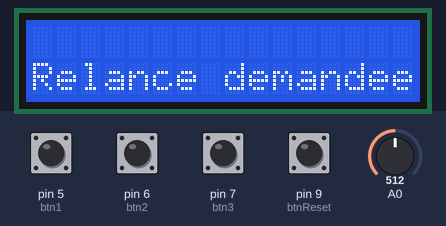
Bench run of a sketch on a simulated Arduino Uno, built with avr-gcc and run on an emulated ATmega328P. Shown: 16×2 character LCD. The inputs (shaded band) are chosen by the test bench; at power-on: pin 5 (btn1), pin 6 (btn2), pin 7 (btn3) HIGH, pin 9 (btnReset) LOW, A0 = 512. Random numbers use the default seed unless the sketch sets one; what the sketch prints to the serial monitor is not drawn.

Above: at 1.2 s.
1.3 s: pin 7 (btn3) pulled LOW for 1.65 s
At 2.8 s:
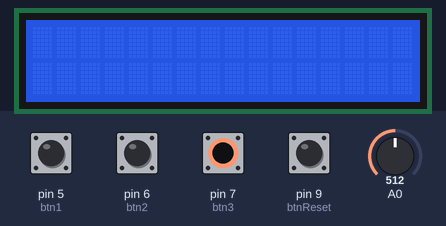
4.4 s: A0 set to 306
9.2 s: pin 5 (btn1) pulled LOW for 1.65 s
15.6 s: A0 set to 122
20.4 s: pin 6 (btn2) pulled LOW for 1.65 s
23.5 s: pin 5 (btn1) driven LOW and pin 6 (btn2) driven LOW
Timing chart, 0 to 26.5 s (numbered marks = the images above; inputs shaded):
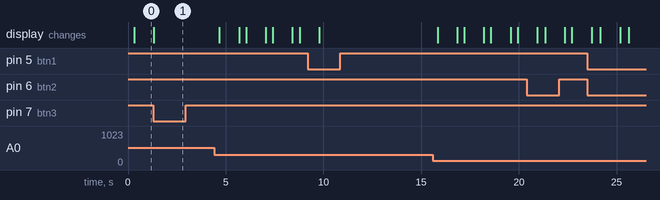

The sketch:

decompteAvecBoutonsTemoinJeuResetLCD.ino
```cpp
#include "Timer.h"

#include <Wire.h>
#include <LiquidCrystal_I2C.h>

////////////////////////////////
// Variables de l ecran LCD 16 colonnes x 2 lignes - debut
LiquidCrystal_I2C lcd(0x27,16,2);

// Variables de l ecran LCD 16 colonnes x 2 lignes - fin

////////////////////////////////
// Variables timer - debut
Timer t; // Définition de l'objet timer

int debutTimer = 0;
int tempsDeJeu = 10;
int tempsRestant;
int stopTimer = 0;

// Variables timer - fin

////////////////////////////////
// Variable Jeu - debut
int debutJeu = 0;
int stopJeu = 0;
long nbrAleatoire;
int nombreBoutons = 3;
long btnInitial;
int btnAllume;
int nombreDePointsJoues = 0;
int nombreDePointsGagnes = 0;
int nombreDePointsPerdus = 0;
int nombreDePointsTentes = 0;
int tableauPointProposes[100];
int tableauPointTentes[100];
int indexTableauPointProposes;
int indexTableauPointTentes ;

// Variable Jeu - fin

////////////////////////////////
//
int btn1Appuye = 0;
int btn2Appuye = 0;
int btn3Appuye = 0;
int btnResetAppuye = 0;

////////////////////////////////
// Définition des entrée/sorties - debut
// Declaration des bornes de led
int led1 = 2;
int led2 = 3;
int led3 = 4;
int ledTemoinJeu = 8;

// Declaration des bornes de btn
int btn1 = 5;
int btn2 = 6;
int btn3 = 7;
int btnReset = 9;

// Définition des entrée/sorties - fin

////////////////////////////////
// Init
void setup()
{
  Serial.begin(9600);
  t.every(1000, envoiDecompte); // et celle-ci qui appelle la fonction 'envoi' toutes les secondes
  tempsRestant = tempsDeJeu;
  lcd.init();
  lcd.backlight();
}


void loop()
{
  t.update();
  if(debutTimer==0){
    Serial.println("Début du decompte");
    debutTimer++;
    //Initialisation de random
    choixNouveauBouton();
    allumerLedTemoinDeJeu();

  }

  // Si il reste du temps
  if(tempsRestant>0){

    lectureDesBoutons();

  }
  // Si il ne reste plus de temps
  else{
    if(stopTimer!=1){
    Serial.println("fin du decompte");
    eteindreLedTemoinDeJeu();
    afficherNombreDePointsJoues();
    afficherNombreDePointsGagnes();
    afficherNombreDePointsPerdus();
    afficherNombreDePointsTentes();
    affichierSuitePointsJoues();
    affichierSuitePointsTentes();
    String ligneUne = "J";
    ligneUne.concat(nombreDePointsJoues);
    ligneUne.concat("/");
    ligneUne.concat("G");
    ligneUne.concat(nombreDePointsGagnes);
    ligneUne.concat("/");
    ligneUne.concat("P");
    ligneUne.concat(nombreDePointsPerdus);
    ligneUne.concat("/");
    ligneUne.concat("T");
    ligneUne.concat(nombreDePointsTentes);
    //ligneUne.concat("/");
    afficheLCDLigne1(ligneUne);
    Serial.print(ligneUne);
    stopTimer = 1;

    }
    if(stopTimer==1){
      lectureDuBoutonReset();
    }
  }
}

// Lecture des boutons
void lectureDesBoutons(){

    //Lecture du bouton 1
    btn1Appuye=digitalRead(btn1);
    //Serial.print("valeur du bouton 1: ");
    //Serial.println(btn1Appuye);
    if(btn1Appuye==0)
    {
      verifierBouton(1);
    }

    //Lecture du bouton 2
    btn2Appuye=digitalRead(btn2);
    //Serial.print("valeur du bouton 2: ");
    //Serial.println(btn1Appuye);

    if(btn2Appuye==0)
    {
      verifierBouton(2);
    }

    //Lecture du bouton 3
    btn3Appuye=digitalRead(btn3);
    //Serial.print("valeur du bouton 3: ");
    //Serial.println(btn1Appuye);

    if(btn3Appuye==0)
    {
      verifierBouton(3);
    }
    //Serial.print("Bouton allumé global : ");
    //Serial.println(btnAllume);

    //Lecture du bouton RESET
    btnResetAppuye=digitalRead(btnReset);
    //Serial.print("valeur du bouton RESET: ");
    //Serial.println(btnResetAppuye);

    if(btnResetAppuye==0)
    {
      RelancePartie();
    }
}

// Lecture du boutons reset
void lectureDuBoutonReset(){

    //Lecture du bouton RESET
    btnResetAppuye=digitalRead(btnReset);

    if(btnResetAppuye==0)
    {
      RelancePartie();
    }
}


// Choix d'un nouveau bouton à allumer
void choixNouveauBouton(){
    //Initialisation de random
    randomSeed(analogRead(0));
    int btnSuivant = nombreAleatoire();
    Serial.print("Nouveau nombre aleatoire : ");
    Serial.println(btnSuivant);
    //On verifie que le bouton suivant soit différent du précédant
    btnSuivant = verifierBoutonSuivantDifferentDuBoutonPrecedent(btnSuivant);
    allumerLed(btnSuivant);
    btnAllume = btnSuivant;
    incrementePointsJoues();
    stockPointsProposes();
}

// Vérification que le bouton suivant soit différent du précédant
int verifierBoutonSuivantDifferentDuBoutonPrecedent(int boutonSuivant){
      indexTableauPointProposes = nombreDePointsJoues -1;
      Serial.print("indexTableauPointProposes : ");
      Serial.println(indexTableauPointProposes);
      int btnPrecedant = tableauPointProposes[indexTableauPointProposes];
      Serial.print("Bouton precedant était : ");
      Serial.println(btnPrecedant);

      while (btnPrecedant == boutonSuivant){
        Serial.print("Bouton suivant avant relance : ");
        Serial.println(boutonSuivant);
        randomSeed(analogRead(0));
        boutonSuivant = nombreAleatoire();
        Serial.print("Bouton suivant apres relance : ");
        Serial.println(boutonSuivant);
      }
      Serial.print("Nouveau bouton different du precedant : ");
        Serial.println(boutonSuivant);
      return boutonSuivant;
}

// Fonction qui allume la LED n°ledAAllumer
void allumerLed(int ledAAllumer){
  if(ledAAllumer==1){
    digitalWrite(led1,HIGH);
  }
  else
  {digitalWrite(led1,LOW);}

  if(ledAAllumer==2){
    digitalWrite(led2,HIGH);
  }
  else
  {digitalWrite(led2,LOW);}

  if(ledAAllumer==3){
    digitalWrite(led3,HIGH);
  }
  else
  {digitalWrite(led3,LOW);}
}

// Fonction qui eteind la LED n°ledAEteindre
void eteindreLed(int ledAEteindre){
  if(ledAEteindre==1){
    digitalWrite(led1,LOW);
  }

  if(ledAEteindre==2){
    digitalWrite(led2,LOW);
  }

  if(ledAEteindre==3){
    digitalWrite(led3,LOW);
  }
}

// Fonction qui allume la LED temoin de jeu
void allumerLedTemoinDeJeu(){

    digitalWrite(ledTemoinJeu,HIGH);

}

// Fonction qui eteind la LED temoin de jeu
void eteindreLedTemoinDeJeu(){

    digitalWrite(ledTemoinJeu,LOW);

}


// Fonction Relance la partie
void RelancePartie(){

    Serial.print("Relance de la partie demandée ! ");
    afficheLCDLigne2("Relance demandee");
    resetScore();
    delay(1000);
    effaccerEcran();
    delay(100);
    tempsRestant = 0 ;
    debutTimer = 0;
    tempsRestant = tempsDeJeu;
    stopTimer = 0;
}

// Fonction qui verifie si le bouton appuyé est le bon
void verifierBouton(int btnAVerifier){
  Serial.print("Bouton appuyé = n°");
  Serial.println(btnAVerifier);

  // Incrémente le nombre de tentative
  incrementePointsTentes();
  stockPointsTentes(btnAVerifier);

  if(btnAVerifier == btnAllume){
    Serial.println("Bouton appuyé = OK");
    incrementePointsGagnes();
    eteindreLed(btnAllume);
    choixNouveauBouton();
  }
  else {
    Serial.println("Bouton appuyé = KO");
    incrementePointsPerdus();
  }
}


// Fonction qui retourne nombre aleatoire
long nombreAleatoire(){
  //function body
  nbrAleatoire = random(1, nombreBoutons+1);
  return nbrAleatoire;
}


// GESTION TIMER - DEBUT

// Fonction qui incrémente le timer de +1
void incrementeTimer(){
  tempsRestant++;
}
// Fonction qui décrémente le timer de +1
void decrementeTimer(){
  tempsRestant--;
}

void envoiDecompte() // fonction qui envoie par liaison série l'entrée du pin 0
{
  decrementeTimer();
  if(tempsRestant>0){
    Serial.print("Temps restant : ");
    Serial.println(tempsRestant);
  }
}

// GESTION TIMER - FIN


// GESTION POINTS - DEBUT

// Fonction qui incrémente de +1 le nombre de points joués
void incrementePointsJoues(){
  Serial.println("Nombre de point joués avant incrementation");
  Serial.println(nombreDePointsJoues);
  nombreDePointsJoues++;
  Serial.println("Nombre de point joués après incrementation");
  Serial.println(nombreDePointsJoues);
}

// Fonction qui incrémente de +1 le nombre de points gagnés
void incrementePointsGagnes(){
  Serial.println("Nombre de point gagnés avant incrementation");
  Serial.println(nombreDePointsGagnes);
  nombreDePointsGagnes++;
  Serial.println("Nombre de point gagnés après incrementation");
  Serial.println(nombreDePointsGagnes);
}

// Fonction qui incrémente de +1 le nombre de points perdus
void incrementePointsPerdus(){
  nombreDePointsPerdus++;
}

// Fonction qui incrémente de +1 le nombre de points perdus
void incrementePointsTentes(){
  nombreDePointsTentes++;
}

// Fonction qui stock les points proposés
void stockPointsProposes(){
  indexTableauPointProposes = nombreDePointsJoues -1;
  tableauPointProposes[indexTableauPointProposes] = btnAllume;
}

// Fonction qui stock les points tentés
void stockPointsTentes(int boutonTente){
  indexTableauPointTentes = nombreDePointsTentes -1;
  tableauPointTentes[indexTableauPointTentes] = boutonTente;
}

// Fonction qui affiche le nombre de points joués
void afficherNombreDePointsJoues(){
  Serial.println("Nombre de point joués");
  Serial.println(nombreDePointsJoues);
}
// Fonction qui affiche le nombre de points gagnés
void afficherNombreDePointsGagnes(){
  Serial.println("Nombre de point gagnés");
  Serial.println(nombreDePointsGagnes);
}

// Fonction qui affiche le nombre de points perdus
void afficherNombreDePointsPerdus(){
  Serial.println("Nombre de point perdus");
  Serial.println(nombreDePointsPerdus);
}

// Fonction qui affiche le nombre de points tentés (perdus + gagnés)
void afficherNombreDePointsTentes(){
  Serial.println("Nombre de point tentes");
  Serial.println(nombreDePointsTentes);
}

// Fonction qui affiche la série de points proposés
void affichierSuitePointsJoues(){
  Serial.println("Suite de points proposés ");
  int i;
  for (i = 0; i < nombreDePointsJoues; i = i + 1) {
    Serial.print(tableauPointProposes[i]);
    Serial.print(" - ");
  }
  Serial.println("");
}

// Fonction qui affiche la série de points proposés
void affichierSuitePointsTentes(){
  Serial.println("Suite de points tentés ");
  int i;
  for (i = 0; i < nombreDePointsTentes; i = i + 1) {
    Serial.print(tableauPointTentes[i]);
    Serial.print(" - ");
  }
  Serial.println("");
}

// GESTION POINTS - FIN

// GESTION DE L'AFFICHAGE LCD 16x2 - DEBUT

void afficheLCDLigne1(String Message){
  lcd.setCursor(0,0);
  lcd.print(Message);
}
void afficheLCDLigne2(String Message){
  lcd.setCursor(0,1);
  lcd.print(Message);
}

void effaccerEcran(){
  lcd.clear();
}

// GESTION DE L'AFFICHAGE LCD 16x2 - FIN

void resetScore(){

nombreDePointsJoues = 0;
nombreDePointsGagnes = 0;
nombreDePointsPerdus = 0;
nombreDePointsTentes = 0;
memset(tableauPointProposes, 0, sizeof tableauPointProposes);
memset(tableauPointTentes, 0, sizeof tableauPointTentes);

}
```
